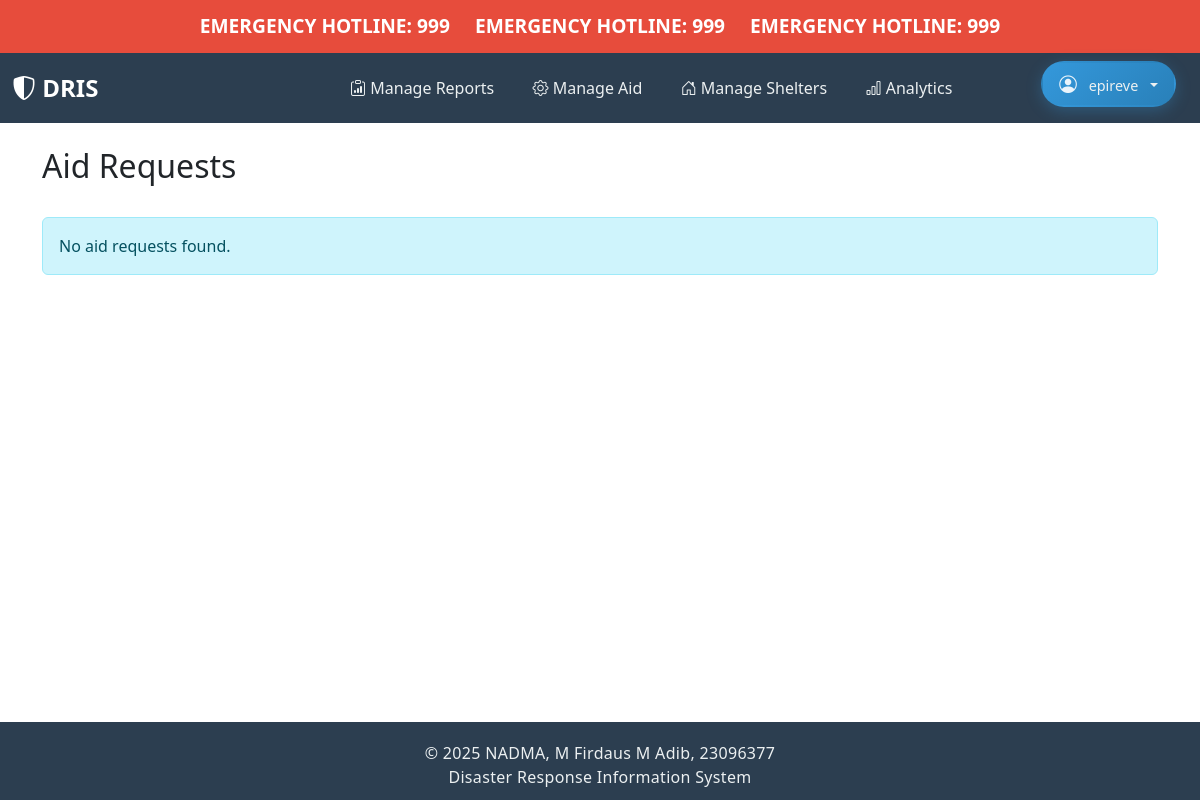
The page /aid/requests/ (signed in) on the database as committed earlier.
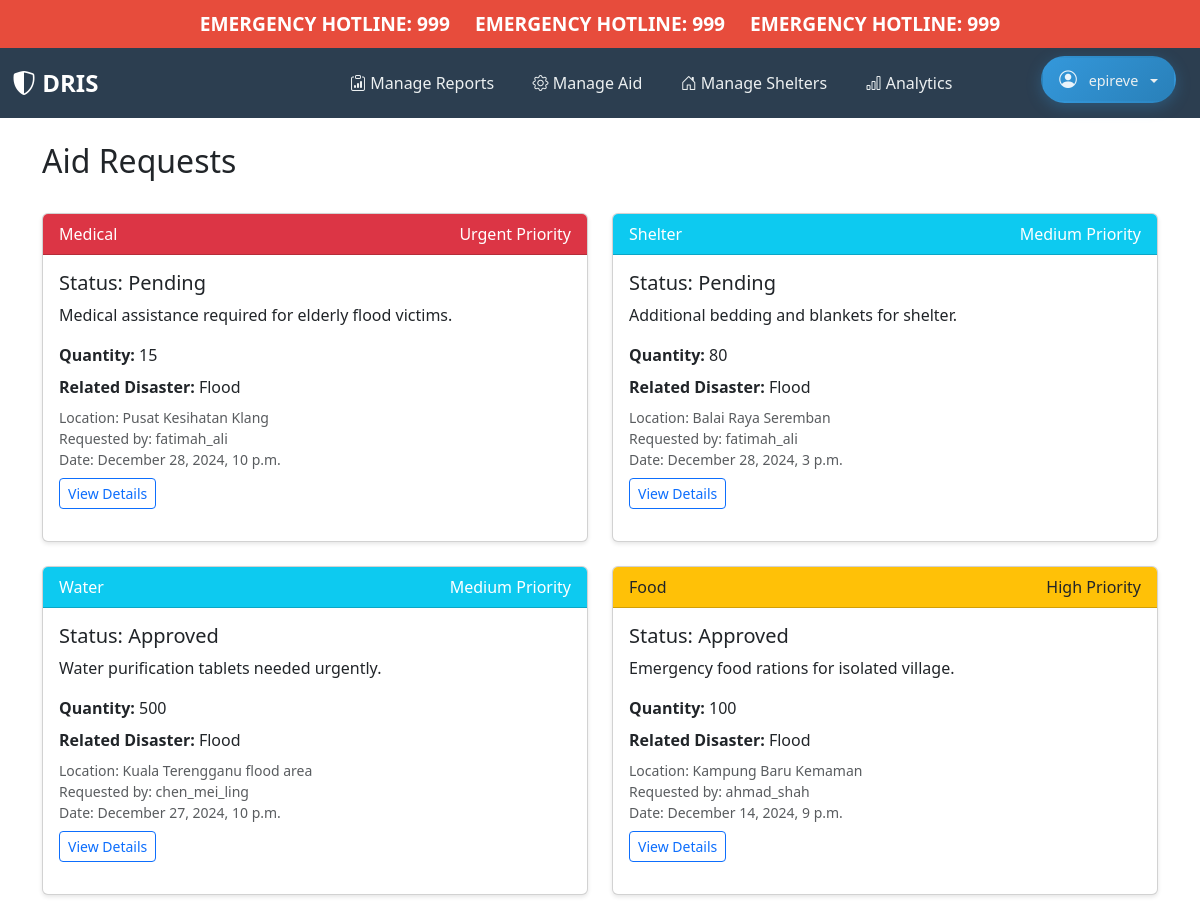
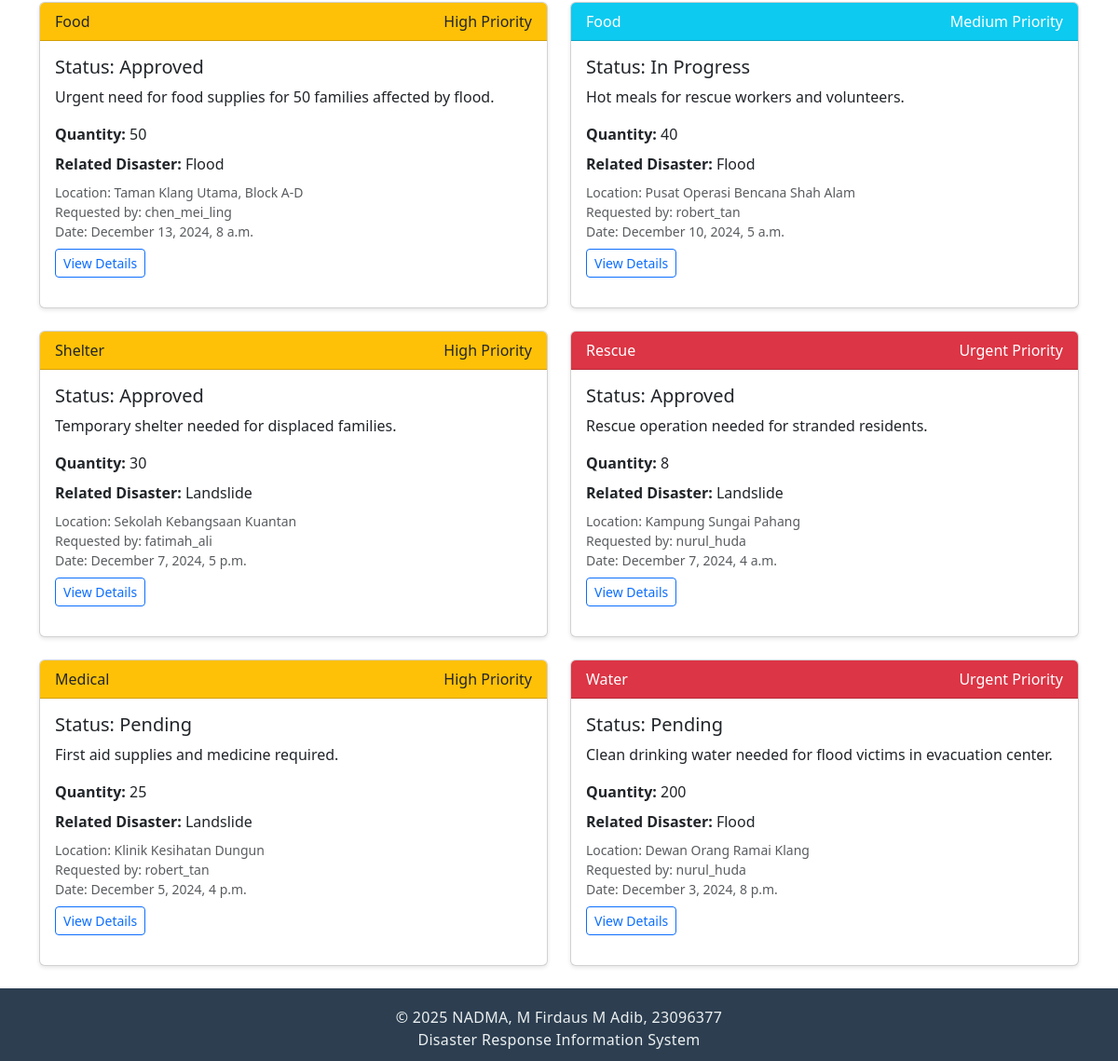
The same page on the database as committed later (2 pictures, top to bottom).
### core/models.py (models this page shows, shortened)
class AidRequest(models.Model):
    AID_TYPES = [
        ("FOOD", "Food"),
        ("WATER", "Water"),
        ("SHELTER", "Shelter"),
        ("MEDICAL", "Medical"),
        ("RESCUE", "Rescue"),
        ("OTHER", "Other"),
    ]
    STATUS_CHOICES = [
        ("PENDING", "Pending"),
        ("APPROVED", "Approved"),
        ("IN_PROGRESS", "In Progress"),
        ("FULFILLED", "Fulfilled"),
        ("REJECTED", "Rejected"),
    ]
    PRIORITY_CHOICES = [
        ("LOW", "Low"),
        ("MEDIUM", "Medium"),
        ("HIGH", "High"),
        ("URGENT", "Urgent"),
    ]
    requester = models.ForeignKey(
        User, on_delete=models.CASCADE, related_name="aid_requests"
    )
    disaster_report = models.ForeignKey(
        DisasterReport,
        on_delete=models.SET_NULL,
        null=True,
        blank=True,
        related_name="aid_requests",
    )
    aid_type = models.CharField(max_length=7, choices=AID_TYPES)
    description = models.TextField(
        help_text="Detailed description of the aid needed", blank=True, default=""
    )
    quantity = models.PositiveIntegerField(
        null=True, blank=True, help_text="Number of items/people needing assistance"
    )
    priority = models.CharField(
        max_length=6, choices=PRIORITY_CHOICES, default="MEDIUM"
    )
    status = models.CharField(max_length=11, choices=STATUS_CHOICES, default="PENDING")
    location_details = models.TextField(
        help_text="Specific location details for aid delivery", blank=True, default=""
    )
    timestamp = models.DateTimeField(auto_now_add=True)
    last_updated = models.DateTimeField(auto_now=True)
    assigned_to = models.ForeignKey(
        User,
        on_delete=models.SET_NULL,
        null=True,
        blank=True,
        related_name="assigned_aid_requests",
    )
    notes = models.TextField(blank=True, help_text="Additional notes or updates")
    class Meta:
        ordering = ["-timestamp"]

class DisasterReport(models.Model):
    DISASTER_TYPES = [
        ("FLOOD", "Flood"),
        ("LANDSLIDE", "Landslide"),
        ("HAZE", "Haze"),
        ("FIRE", "Fire"),
        ("EARTHQUAKE", "Earthquake"),
        ("OTHER", "Other"),
    ]
    SEVERITY_CHOICES = [
        ("LOW", "Low"),
        ("MEDIUM", "Medium"),
        ("HIGH", "High"),
        ("CRITICAL", "Critical"),
    ]
    STATUS_CHOICES = [
        ("NEW", "New"),
        ("VERIFIED", "Verified"),
        ("IN_PROGRESS", "In Progress"),
        ("RESOLVED", "Resolved"),
    ]
    reporter = models.ForeignKey(User, on_delete=models.CASCADE)
    disaster_type = models.CharField(max_length=10, choices=DISASTER_TYPES)
    description = models.TextField(help_text="Detailed description of the disaster")
    latitude = models.DecimalField(
        max_digits=9,
        decimal_places=6,
        validators=[MinValueValidator(-90), MaxValueValidator(90)],
    )
    longitude = models.DecimalField(
        max_digits=9,
        decimal_places=6,
        validators=[MinValueValidator(-180), MaxValueValidator(180)],
    )
    severity = models.CharField(max_length=8, choices=SEVERITY_CHOICES)
    status = models.CharField(max_length=11, choices=STATUS_CHOICES, default="NEW")
    timestamp = models.DateTimeField(auto_now_add=True)
    last_updated = models.DateTimeField(auto_now=True)

class User(AbstractUser):
    ROLE_CHOICES = [
        ("CITIZEN", "Citizen"),
        ("VOLUNTEER", "Volunteer"),
        ("AUTHORITY", "Authority"),
    ]
    role = models.CharField(max_length=10, choices=ROLE_CHOICES)

### core/views.py (the view)
# urls.py: path("aid/requests/", views.AidRequestListView.as_view(), name="aid_request_list"),
@method_decorator(login_required, name="dispatch")
class AidRequestListView(ListView):
    model = AidRequest
    template_name = "aid/request_list.html"
    context_object_name = "requests"
    ordering = ["-timestamp"]
    def get_queryset(self):
        queryset = super().get_queryset()
        user = self.request.user
        if user.is_superuser or user.is_staff:
            return queryset
        if user.role == "CITIZEN":
            return queryset.filter(requester=user)
        elif user.role == "VOLUNTEER":
            return queryset.filter(status__in=["PENDING", "APPROVED", "IN_PROGRESS"])
        return queryset

### core/templates/aid/request_list.html (shortened to what this page needs)
{% extends "core/home.html" %}
{% block content %}
<div class="container mt-4">
    <div class="d-flex justify-content-between align-items-center mb-4">
        <h2>Aid Requests</h2>
    </div>
    {% if requests %}
        <div class="row">
            {% for request in requests %}
                <div class="col-md-6 mb-4">
                    <div class="card h-100">
                        <div class="card-header {% if request.priority == 'URGENT' %}bg-danger text-white
                                              {% elif request.priority == 'HIGH' %}bg-warning
                                              {% elif request.priority == 'MEDIUM' %}bg-info text-white
                                              {% else %}bg-success text-white{% endif %}">
                            {{ request.get_aid_type_display }}
                            <span class="float-end">{{ request.get_priority_display }} Priority</span>
                        </div>
                        <div class="card-body">
                            <h5 class="card-title">Status: {{ request.get_status_display }}</h5>
                            <p class="card-text">{{ request.description|truncatewords:30 }}</p>
                            {% if request.quantity %}
                                <p class="mb-2"><strong>Quantity:</strong> {{ request.quantity }}</p>
                            {% endif %}
                            {% if request.disaster_report %}
                                <p class="mb-2">
                                    <strong>Related Disaster:</strong>
                                    {{ request.disaster_report.get_disaster_type_display }}
                                </p>
                            {% endif %}
                            <div class="card-text small text-muted mb-2">
                                <div>Location: {{ request.location_details|truncatewords:10 }}</div>
                                <div>Requested by: {{ request.requester.username }}</div>
                                <div>Date: {{ request.timestamp|date:"F j, Y, P" }}</div>
                            </div>
                            <a href="{% url 'aid_request_detail' request.pk %}" class="btn btn-outline-primary btn-sm">
                                View Details
                            </a>
                        </div>
                    </div>
                </div>
            {% endfor %}
        </div>
    {% else %}
        <div class="alert alert-info">
            No aid requests found.
        </div>
    {% endif %}
</div>
{% endblock %}

Rows that differ between the two databases and show on the page:
added AidRequest: aid_type "Medical", priority "Urgent", status "Pending", description "Medical assistance required for elderly flood victims.", quantity "15", disaster_report.disaster_type "Flood", location_details "Pusat Kesihatan Klang", requester.username "fatimah_ali", timestamp "December 28, 2024, 10 p.m."
added AidRequest: aid_type "Shelter", priority "Medium", status "Pending", description "Additional bedding and blankets for shelter.", quantity "80", disaster_report.disaster_type "Flood", location_details "Balai Raya Seremban", requester.username "fatimah_ali", timestamp "December 28, 2024, 3 p.m."
added AidRequest: aid_type "Water", priority "Medium", status "Approved", description "Water purification tablets needed urgently.", quantity "500", disaster_report.disaster_type "Flood", location_details "Kuala Terengganu flood area", requester.username "chen_mei_ling", timestamp "December 27, 2024, 10 p.m."
added AidRequest: aid_type "Food", priority "High", status "Approved", description "Emergency food rations for isolated village.", quantity "100", disaster_report.disaster_type "Flood", location_details "Kampung Baru Kemaman", requester.username "ahmad_shah", timestamp "December 14, 2024, 9 p.m."
added AidRequest: aid_type "Food", priority "High", status "Approved", description "Urgent need for food supplies for 50 families affected by flood.", quantity "50", disaster_report.disaster_type "Flood", location_details "Taman Klang Utama, Block A-D", requester.username "chen_mei_ling", timestamp "December 13, 2024, 8 a.m."
added AidRequest: aid_type "Food", priority "Medium", status "In Progress", description "Hot meals for rescue workers and volunteers.", quantity "40", disaster_report.disaster_type "Flood", location_details "Pusat Operasi Bencana Shah Alam", requester.username "robert_tan", timestamp "December 10, 2024, 5 a.m."
added AidRequest: aid_type "Shelter", priority "High", status "Approved", description "Temporary shelter needed for displaced families.", quantity "30", disaster_report.disaster_type "Landslide", location_details "Sekolah Kebangsaan Kuantan", requester.username "fatimah_ali", timestamp "December 7, 2024, 5 p.m."
added AidRequest: aid_type "Rescue", priority "Urgent", status "Approved", description "Rescue operation needed for stranded residents.", quantity "8", disaster_report.disaster_type "Landslide", location_details "Kampung Sungai Pahang", requester.username "nurul_huda", timestamp "December 7, 2024, 4 a.m."
added AidRequest: aid_type "Medical", priority "High", status "Pending", description "First aid supplies and medicine required.", quantity "25", disaster_report.disaster_type "Landslide", location_details "Klinik Kesihatan Dungun", requester.username "robert_tan", timestamp "December 5, 2024, 4 p.m."
added AidRequest: aid_type "Water", priority "Urgent", status "Pending", description "Clean drinking water needed for flood victims in evacuation center.", quantity "200", disaster_report.disaster_type "Flood", location_details "Dewan Orang Ramai Klang", requester.username "nurul_huda", timestamp "December 3, 2024, 8 p.m."
Other text that changed with them:
text no longer shown: "No aid requests found."
